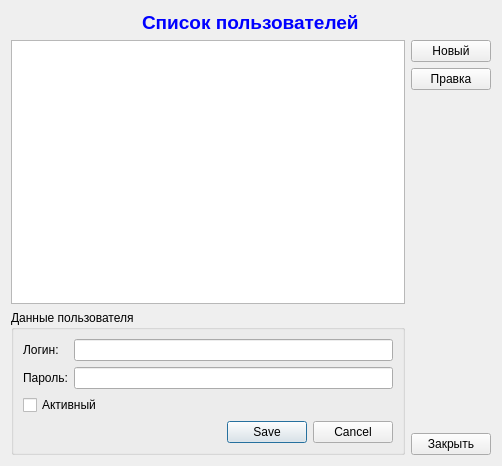
<?xml version="1.0" encoding="UTF-8"?>
<ui version="4.0">
 <class>UsersDialog</class>
 <widget class="QDialog" name="UsersDialog">
  <property name="geometry">
   <rect>
    <x>0</x>
    <y>0</y>
    <width>502</width>
    <height>466</height>
   </rect>
  </property>
  <property name="windowTitle">
   <string>Справочник пользователей</string>
  </property>
  <property name="windowIcon">
   <iconset resource="../resource.qrc">
    <normaloff>:/Image/users32.png</normaloff>:/Image/users32.png</iconset>
  </property>
  <layout class="QGridLayout" name="gridLayout_2">
   <item row="1" column="0">
    <widget class="QTableWidget" name="tableWidget">
     <property name="font">
      <font>
       <pointsize>12</pointsize>
      </font>
     </property>
     <property name="editTriggers">
      <set>QAbstractItemView::NoEditTriggers</set>
     </property>
     <property name="alternatingRowColors">
      <bool>true</bool>
     </property>
     <property name="selectionMode">
      <enum>QAbstractItemView::SingleSelection</enum>
     </property>
     <property name="selectionBehavior">
      <enum>QAbstractItemView::SelectRows</enum>
     </property>
     <property name="iconSize">
      <size>
       <width>32</width>
       <height>32</height>
      </size>
     </property>
    </widget>
   </item>
   <item row="1" column="1" rowspan="2">
    <layout class="QVBoxLayout" name="verticalLayout">
     <item>
      <widget class="QPushButton" name="pushButtonAdd">
       <property name="text">
        <string>Новый</string>
       </property>
       <property name="icon">
        <iconset resource="../resource.qrc">
         <normaloff>:/Image/iconfinder_users-add_44502.png</normaloff>:/Image/iconfinder_users-add_44502.png</iconset>
       </property>
      </widget>
     </item>
     <item>
      <widget class="QPushButton" name="pushButtonEdit">
       <property name="text">
        <string>Правка</string>
       </property>
       <property name="icon">
        <iconset resource="../resource.qrc">
         <normaloff>:/Image/usersedit.png</normaloff>:/Image/usersedit.png</iconset>
       </property>
      </widget>
     </item>
     <item>
      <spacer name="verticalSpacer">
       <property name="orientation">
        <enum>Qt::Vertical</enum>
       </property>
       <property name="sizeHint" stdset="0">
        <size>
         <width>20</width>
         <height>40</height>
        </size>
       </property>
      </spacer>
     </item>
     <item>
      <widget class="QPushButton" name="pushButtonClose">
       <property name="text">
        <string>Закрыть</string>
       </property>
       <property name="icon">
        <iconset resource="../resource.qrc">
         <normaloff>:/Image/exit.png</normaloff>:/Image/exit.png</iconset>
       </property>
      </widget>
     </item>
    </layout>
   </item>
   <item row="2" column="0">
    <widget class="QGroupBox" name="groupBoxUserData">
     <property name="title">
      <string>Данные пользователя</string>
     </property>
     <layout class="QGridLayout" name="gridLayout">
      <item row="0" column="0">
       <widget class="QLabel" name="labelLogin">
        <property name="text">
         <string>Логин:</string>
        </property>
       </widget>
      </item>
      <item row="0" column="1">
       <widget class="QLineEdit" name="lineEditLogin"/>
      </item>
      <item row="1" column="0">
       <widget class="QLabel" name="labelPassword">
        <property name="text">
         <string>Пароль:</string>
        </property>
       </widget>
      </item>
      <item row="1" column="1">
       <widget class="QLineEdit" name="lineEditPass"/>
      </item>
      <item row="2" column="0" colspan="2">
       <widget class="QCheckBox" name="checkBoxIsActive">
        <property name="text">
         <string>Активный</string>
        </property>
       </widget>
      </item>
      <item row="3" column="0" colspan="2">
       <widget class="QDialogButtonBox" name="buttonBox">
        <property name="standardButtons">
         <set>QDialogButtonBox::Cancel|QDialogButtonBox::Save</set>
        </property>
       </widget>
      </item>
     </layout>
    </widget>
   </item>
   <item row="0" column="0" colspan="2" alignment="Qt::AlignHCenter">
    <widget class="QLabel" name="labelTitle">
     <property name="font">
      <font>
       <pointsize>14</pointsize>
       <weight>75</weight>
       <bold>true</bold>
      </font>
     </property>
     <property name="styleSheet">
      <string notr="true">color: rgb(0, 0, 255);</string>
     </property>
     <property name="text">
      <string>Список пользователей</string>
     </property>
    </widget>
   </item>
  </layout>
 </widget>
 <resources>
  <include location="../resource.qrc"/>
 </resources>
 <connections/>
</ui>
